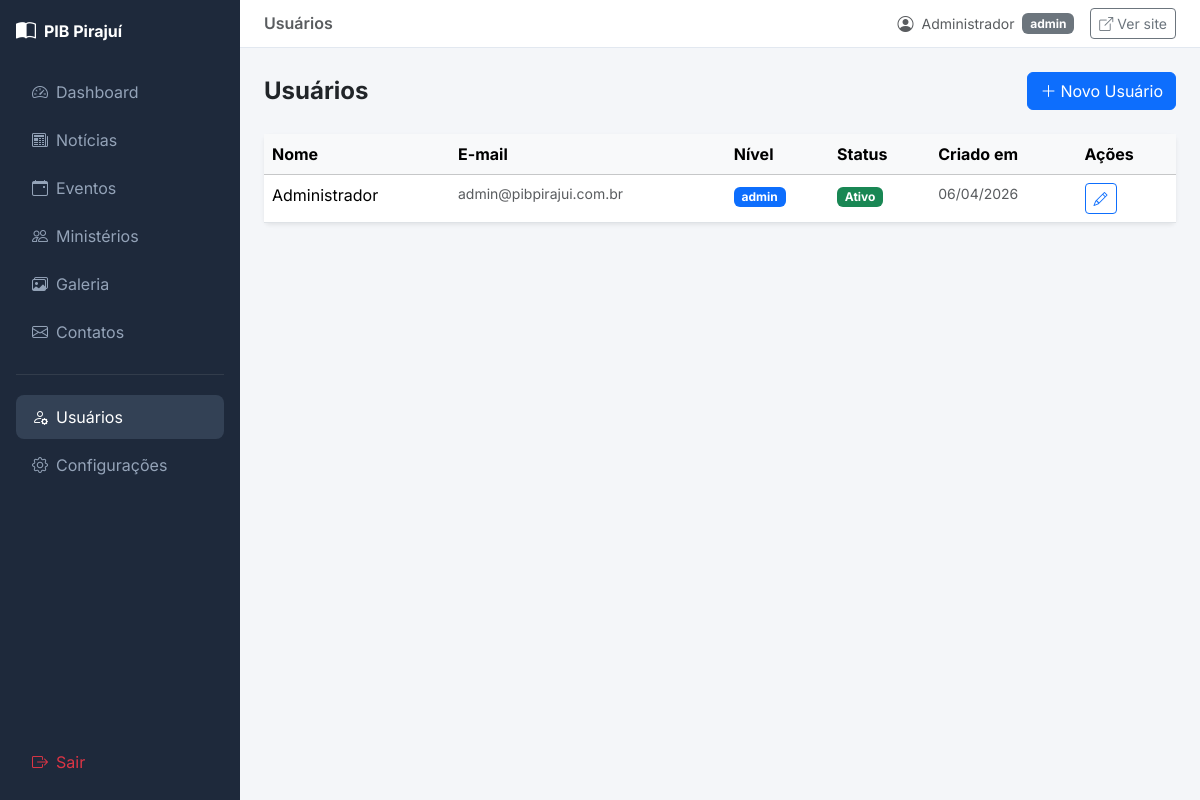
The app's page /admin/usuarios.php (signed in) with its own data.
### tables this page shows
CREATE TABLE IF NOT EXISTS `usuarios` (
    `id`             INT(11)      NOT NULL AUTO_INCREMENT,
    `nome`           VARCHAR(100) NOT NULL COMMENT 'Nome completo do usuário',
    `email`          VARCHAR(150) NOT NULL COMMENT 'E-mail único para login',
    `senha_hash`     VARCHAR(255) NOT NULL COMMENT 'Senha criptografada com password_hash()',
    `nivel`          ENUM('admin','editor') NOT NULL DEFAULT 'editor' COMMENT 'Nível de permissão',
    `ativo`          TINYINT(1)   NOT NULL DEFAULT 1 COMMENT '1 = ativo, 0 = bloqueado',
    `criado_em`      DATETIME     NOT NULL DEFAULT CURRENT_TIMESTAMP,
    `atualizado_em`  DATETIME     NOT NULL DEFAULT CURRENT_TIMESTAMP ON UPDATE CURRENT_TIMESTAMP,
    PRIMARY KEY (`id`),
    UNIQUE KEY `uq_email` (`email`)
);

### php/crud/usuarios_crud.php (called while the page is built, shortened)
<?php
function usuarios_listar(PDO $pdo): array {
    $stmt = $pdo->query(
        'SELECT id, nome, email, nivel, ativo, criado_em, atualizado_em
         FROM usuarios
         ORDER BY nome ASC'
    );
    return $stmt->fetchAll();
}

### includes/functions.php (called while the page is built, shortened)
<?php
function sanitizar(string $dado): string {
    return htmlspecialchars(trim($dado), ENT_QUOTES, 'UTF-8');
}
function formatar_data(?string $data_mysql, bool $incluir_hora = false): string {
    $formato = $incluir_hora ? 'd/m/Y H:i' : 'd/m/Y';
    return date($formato, strtotime($data_mysql));
}

### admin/usuarios.php (the view, shortened to what this page needs)
<?php
require_once __DIR__ . '/../includes/db.php';
require_once __DIR__ . '/../includes/functions.php';
require_once __DIR__ . '/../php/crud/usuarios_crud.php';
$acao = $_GET['acao'] ?? 'listar';
$usuario_edicao = null;
$usuarios = usuarios_listar($pdo);
require_once __DIR__ . '/includes/admin_header.php';
?>
<div class="d-flex justify-content-between align-items-center mb-4">
    <h2 class="h4 fw-bold mb-0">Usuários</h2>
    <a href="?acao=novo" class="btn btn-primary"><i class="bi bi-plus-lg me-1"></i>Novo Usuário</a>
</div>
<?php if ($acao === 'novo' || $acao === 'editar'): ?>
<div class="card border-0 shadow-sm mb-4">
    <div class="card-header bg-white fw-semibold">
        <?= $acao === 'editar' ? 'Editar Usuário' : 'Novo Usuário' ?>
    </div>
    <div class="card-body">
        <form method="POST">
            <input type="hidden" name="acao" value="<?= $acao === 'editar' ? 'atualizar' : 'inserir' ?>">
            <?php if ($usuario_edicao): ?>
            <input type="hidden" name="id" value="<?= $usuario_edicao['id'] ?>">
            <?php endif; ?>
            <div class="row g-3">
                <div class="col-md-6">
                    <label class="form-label fw-semibold">Nome <span class="text-danger">*</span></label>
                    <input type="text" name="nome" class="form-control" required maxlength="100"
                           value="<?= sanitizar($usuario_edicao['nome'] ?? '') ?>">
                </div>
                <div class="col-md-6">
                    <label class="form-label fw-semibold">E-mail <span class="text-danger">*</span></label>
                    <input type="email" name="email" class="form-control" required maxlength="150"
                           value="<?= sanitizar($usuario_edicao['email'] ?? '') ?>">
                </div>
                <div class="col-md-4">
                    <label class="form-label fw-semibold">
                        <?= $acao === 'editar' ? 'Nova Senha (deixe em branco para manter)' : 'Senha *' ?>
                    </label>
                    <input type="password" name="<?= $acao === 'editar' ? 'nova_senha' : 'senha' ?>"
                           class="form-control" <?= $acao !== 'editar' ? 'required' : '' ?>
                           autocomplete="new-password" minlength="8">
                </div>
                <div class="col-md-4">
                    <label class="form-label fw-semibold">Nível de acesso</label>
                    <select name="nivel" class="form-select">
                        <option value="editor" <?= (($usuario_edicao['nivel'] ?? '') === 'editor') ? 'selected' : '' ?>>Editor</option>
                        <option value="admin"  <?= (($usuario_edicao['nivel'] ?? '') === 'admin')  ? 'selected' : '' ?>>Admin</option>
                    </select>
                </div>
                <?php if ($acao === 'editar'): ?>
                <div class="col-md-4 d-flex align-items-end">
                    <div class="form-check">
                        <input class="form-check-input" type="checkbox" name="ativo" id="ativo_usr"
                               <?= (($usuario_edicao['ativo'] ?? 1) == 1) ? 'checked' : '' ?>>
                        <label class="form-check-label fw-semibold" for="ativo_usr">Usuário ativo</label>
                    </div>
                </div>
                <?php endif; ?>
                <div class="col-12 d-flex gap-2">
                    <button type="submit" class="btn btn-primary">
                        <i class="bi bi-check-lg me-1"></i>
                        <?= $acao === 'editar' ? 'Salvar alterações' : 'Criar usuário' ?>
                    </button>
                    <a href="/admin/usuarios.php" class="btn btn-outline-secondary">Cancelar</a>
                </div>
            </div>
        </form>
    </div>
</div>
<?php else: ?>
<div class="card border-0 shadow-sm">
    <div class="table-responsive">
        <table class="table table-hover mb-0">
            <thead class="table-light">
                <tr><th>Nome</th><th>E-mail</th><th>Nível</th><th>Status</th><th>Criado em</th><th>Ações</th></tr>
            </thead>
            <tbody>
                <?php if (empty($usuarios)): ?>
                <tr><td colspan="6" class="text-center text-muted py-4">Nenhum usuário.</td></tr>
                <?php else: ?>
                <?php foreach ($usuarios as $u): ?>
                <tr>
                    <td><?= sanitizar($u['nome']) ?></td>
                    <td class="text-muted small"><?= sanitizar($u['email']) ?></td>
                    <td><span class="badge <?= $u['nivel'] === 'admin' ? 'bg-primary' : 'bg-secondary' ?>"><?= $u['nivel'] ?></span></td>
                    <td><span class="badge <?= $u['ativo'] ? 'bg-success' : 'bg-danger' ?>"><?= $u['ativo'] ? 'Ativo' : 'Bloqueado' ?></span></td>
                    <td class="text-muted small"><?= formatar_data($u['criado_em']) ?></td>
                    <td>
                        <a href="?acao=editar&id=<?= $u['id'] ?>" class="btn btn-sm btn-outline-primary me-1">
                            <i class="bi bi-pencil"></i>
                        </a>
                    </td>
                </tr>
                <?php endforeach; ?>
                <?php endif; ?>
            </tbody>
        </table>
    </div>
</div>
<?php endif; ?>
<?php require_once __DIR__ . '/includes/admin_footer.php'; ?>

### admin/includes/admin_header.php (style rules this page uses)
body { font-family: 'Inter', sans-serif; background: #f4f6f9; }

### records on screen
usuarios: nome "Administrador", email "admin@pibpirajui.com.br", nivel "admin", ativo "Ativo", criado_em "06/04/2026"

### other values on screen
$_titulo_adm "Usuários"
$_admin_nome "Administrador"
$_admin_nivel "admin"
